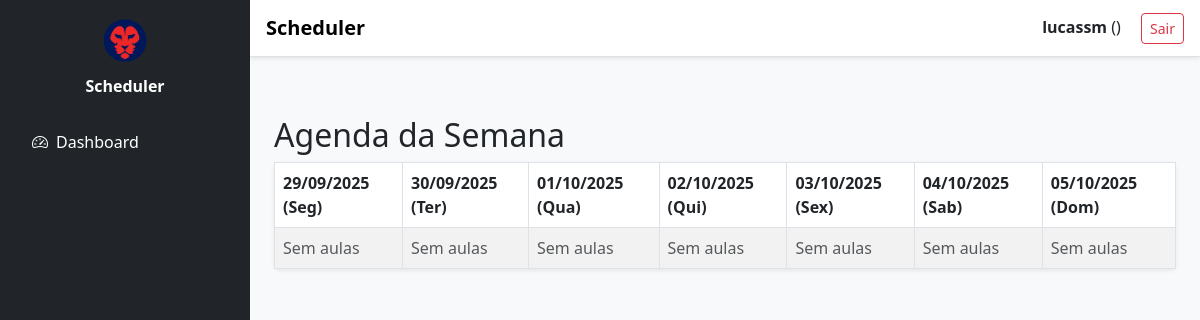
The page /schedule/ (signed in) on the database as committed earlier.
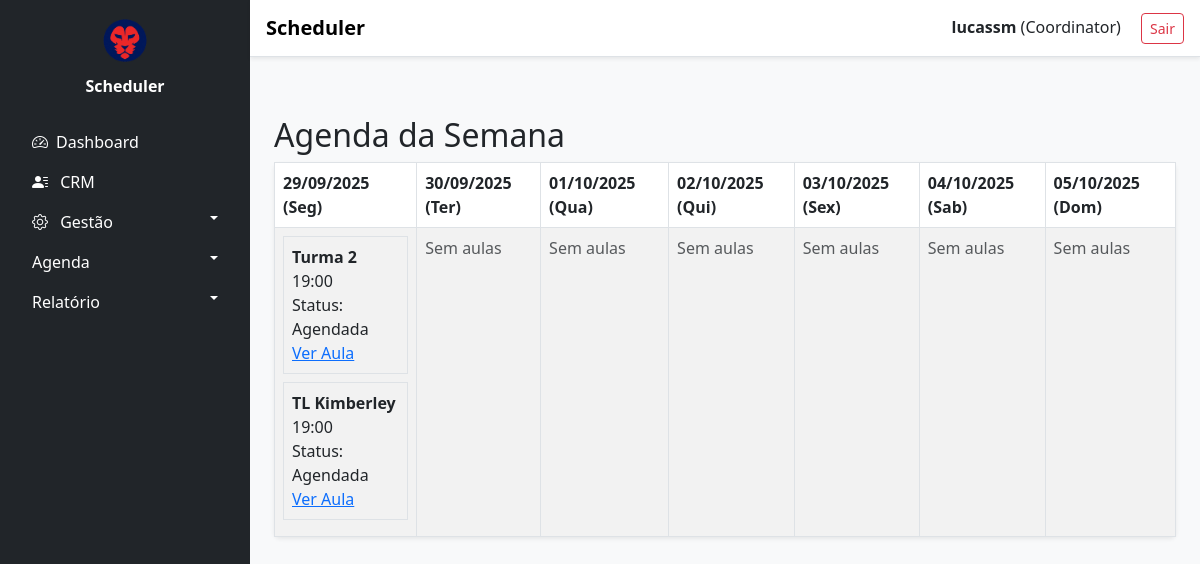
The same page on the database as committed later.
### accounts/models.py (models this page shows, shortened)
class User(AbstractUser):
    ROLE_CHOICES = [
        ('COORDINATOR', 'Coordinator'),
        ('TEACHER', 'Teacher'),
        ('STUDENT', 'Student'),
    ]
    role = models.CharField(max_length=20, choices=ROLE_CHOICES)

### core/models.py (models this page shows, shortened)
class ClassSession(models.Model):
    classroom = models.ForeignKey(ClassRoom, on_delete=models.CASCADE)
    date = models.DateField()
    time = models.TimeField()
    teacher = models.ForeignKey(User, related_name='teacher_sessions', on_delete=models.SET_NULL, null=True, blank=True, limit_choices_to={'role': 'TEACHER'})
    substitute_teacher = models.ForeignKey(User, related_name='substitute_sessions', on_delete=models.SET_NULL, null=True, blank=True, limit_choices_to={'role': 'TEACHER'})
    STATUS_CHOICES = [
        ('SCHEDULED', 'Agendada'),
        ('COMPLETED', 'Concluída'),
        ('CANCELLED', 'Cancelada'),
    ]
    status = models.CharField(max_length=20, choices=STATUS_CHOICES, default='SCHEDULED')

class ClassRoom(models.Model):
    name = models.CharField(max_length=100)
    schedule = models.TimeField()
    book_level = models.CharField(max_length=50)

### core/views.py (the view)
# urls.py: path('schedule/', views.schedule, name='schedule'),
@login_required
def schedule(request):
    user = request.user
    today = datetime.date.today()
    start_week = today - datetime.timedelta(days=today.weekday())  # segunda-feira
    days = [start_week + datetime.timedelta(days=i) for i in range(7)]
    if user.role == 'TEACHER':
        sessions = ClassSession.objects.filter(
            classroom__teacher=user,
            date__range=(days[0], days[-1])
        )
    elif user.role == 'COORDINATOR':
        sessions = ClassSession.objects.filter(date__range=(days[0], days[-1]))
    else:
        sessions = ClassSession.objects.none()
    sessions_by_date = {}
    for day in days:
        sessions_by_date[day] = sessions.filter(date=day)
    return render(request, 'core/schedule.html', {
        'days': days,
        'sessions_by_date': sessions_by_date
    })

### core/templatetags/custom_filters.py (called while the page is built)
@register.filter
def get_item(dictionary, key):
    return dictionary.get(key)

### core/templates/core/schedule.html
{% extends 'base.html' %}
{% load custom_filters %}
{% block content %}
<h2>Agenda da Semana</h2>
<table class="table table-striped table-hover table-bordered rounded shadow-sm">
    <thead>
        <tr>
            {% for day in days %}
                <th>{{ day|date:"d/m/Y" }} ({{ day|date:"D" }})</th>
            {% endfor %}
        </tr>
    </thead>
    <tbody>
        <tr>
            {% for day in days %}
                <td>
                {% for session in sessions_by_date|get_item:day %}
                    <div class="border p-2 mb-2">
                        <strong>{{ session.classroom.name }}</strong><br>
                        {{ session.time|time:"H:i" }}<br>
                        Status: {{ session.get_status_display }}
                        <br><a href="{% url 'session_detail' session.id %}">Ver Aula</a>
                    </div>
                {% empty %}
                    <span class="text-muted">Sem aulas</span>
                {% endfor %}
                </td>
            {% endfor %}
        </tr>
    </tbody>
</table>
{% endblock %}

### templates/base.html (shortened to what this page needs)
{% load static %}
<!DOCTYPE html>
<html lang="pt-br">
<head>
  <link href="https://cdn.jsdelivr.net/npm/bootstrap-icons@1.10.5/font/bootstrap-icons.css" rel="stylesheet">
  <link href="https://cdn.jsdelivr.net/npm/bootstrap@5.3.0/dist/css/bootstrap.min.css" rel="stylesheet">
</head>
<body class="bg-light">
{% if user.is_authenticated %}
<div class="sidebar d-none d-lg-block text-white">
  <div class="text-center mb-4">
    <img src="{% static 'core/logo.png' %}" alt="Logo" style="width: 50px;">
    <div class="fw-bold mt-2">Scheduler</div>
  </div>
  <ul class="nav flex-column">
    <li><a class="nav-link" href="{% url 'dashboard' %}"><i class="bi bi-speedometer2 me-2"></i>Dashboard</a></li>
    {% if user.role == "COORDINATOR" %}
    <li><a class="nav-link" href="{% url 'lead_list' %}"><i class="bi bi-person-lines-fill me-2"></i> CRM</a></li>
    <li class="nav-item">
      <a class="nav-link text-white dropdown-toggle {% if request.path|slice:"1:9" == 'teachers' or request.path|slice:"1:9" == 'students' or request.path|slice:"1:10" == 'classrooms' %}show{% endif %}"
        data-bs-toggle="collapse"
        href="#gestaoSubmenu"
        role="button"
        aria-expanded="{% if request.path|slice:"1:9" == 'teachers' or request.path|slice:"1:9" == 'students' or request.path|slice:"1:10" == 'classrooms' %}true{% else %}false{% endif %}"
        aria-controls="gestaoSubmenu">
        <i class="bi bi-gear me-2"></i> Gestão
      </a>
    </li>
    <li class="nav-item">
      <a class="nav-link dropdown-toggle" data-bs-toggle="collapse" href="#agendaMenu" role="button">Agenda</a>
    </li>
    <li class="nav-item">
      <a class="nav-link dropdown-toggle" data-bs-toggle="collapse" href="#relatorioMenu" role="button">Relatório</a>
    </li>
    {% elif user.role == "TEACHER" %}
      <li><a class="nav-link" href="{% url 'teacher_schedule_detail' teacher_id=user.id %}">Minha Agenda</a></li>
    {% endif %}
  </ul>
</div>
{% endif %}
<nav class="navbar navbar-expand-lg navbar-light bg-white border-bottom shadow-sm fixed-top" style="left: 250px;">
  <div class="container-fluid px-3">
    <a class="navbar-brand fw-bold" href="#">Scheduler</a>
    {% if user.is_authenticated %}
    <div class="ms-auto">
      <span><strong>{{ user.get_full_name|default:user.username }}</strong> ({{ user.role|title }})</span>
      <form action="{% url 'logout' %}" method="post" class="d-inline ms-3">
        <button class="btn btn-outline-danger btn-sm">Sair</button>
      </form>
    </div>
    {% endif %}
  </div>
</nav>
<main class="pt-5 mt-5 px-4">
  {% block content %}{% endblock %}
</main>
</body>
</html>

Rows that differ between the two databases and show on the page:
changed User "lucassm": role (not shown) → "Coordinator"
added ClassSession: classroom.name "Turma 2", time "19:00", status "Agendada"
added ClassSession: classroom.name "TL Kimberley", time "19:00", status "Agendada"
Other text that changed with them:
text now shown: "CRM Gestão Agenda Relatório"
list line gone: "Sem aulas"
